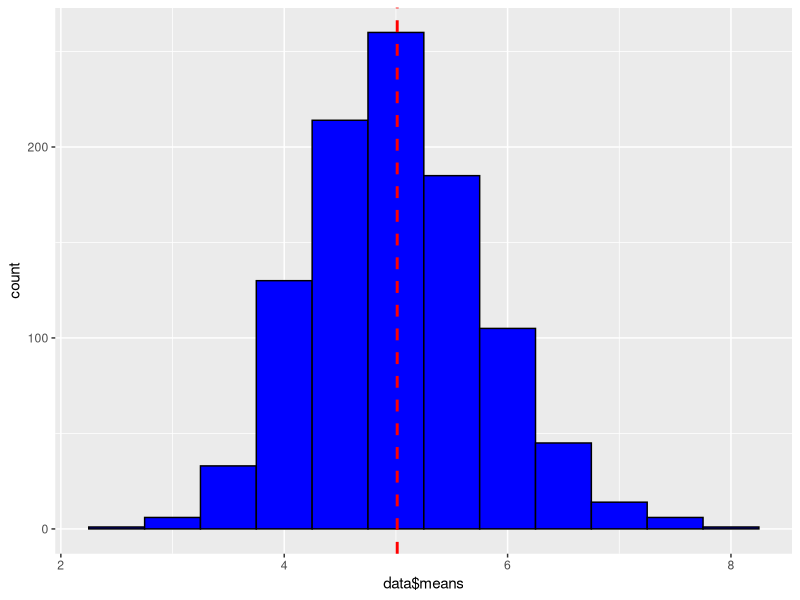
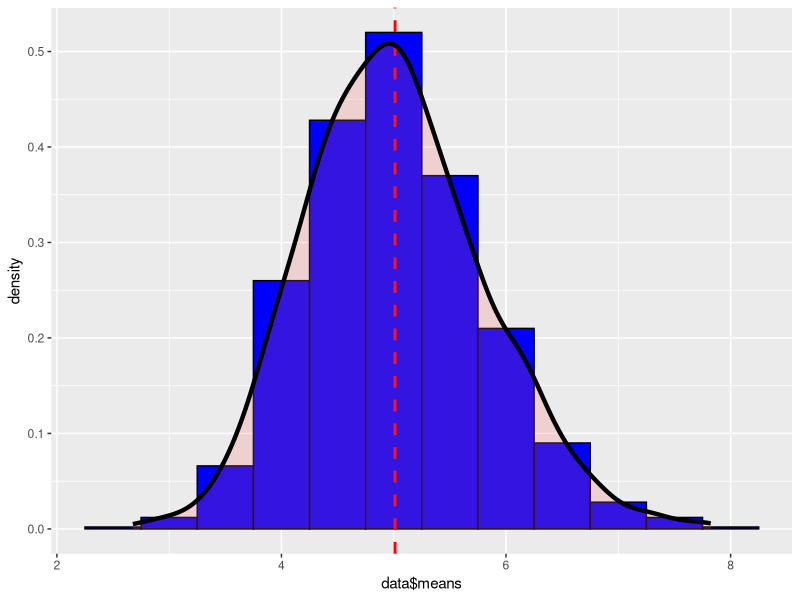
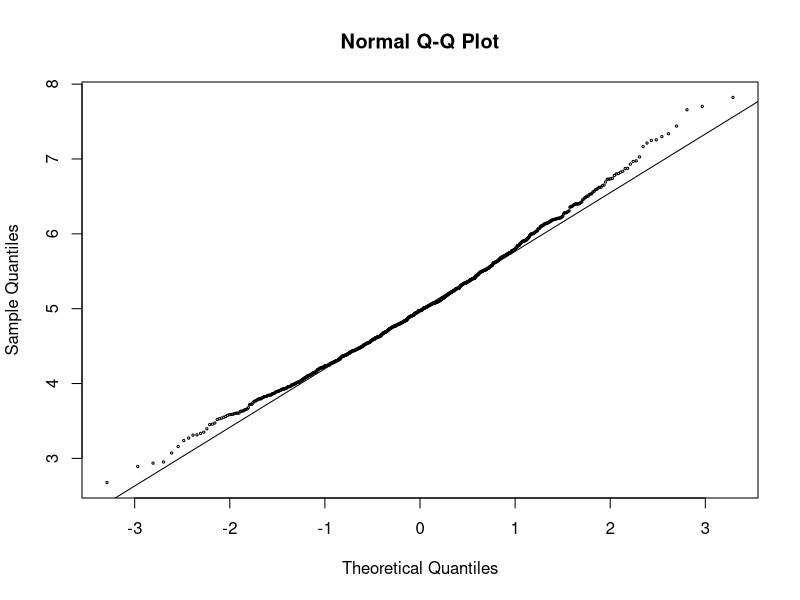
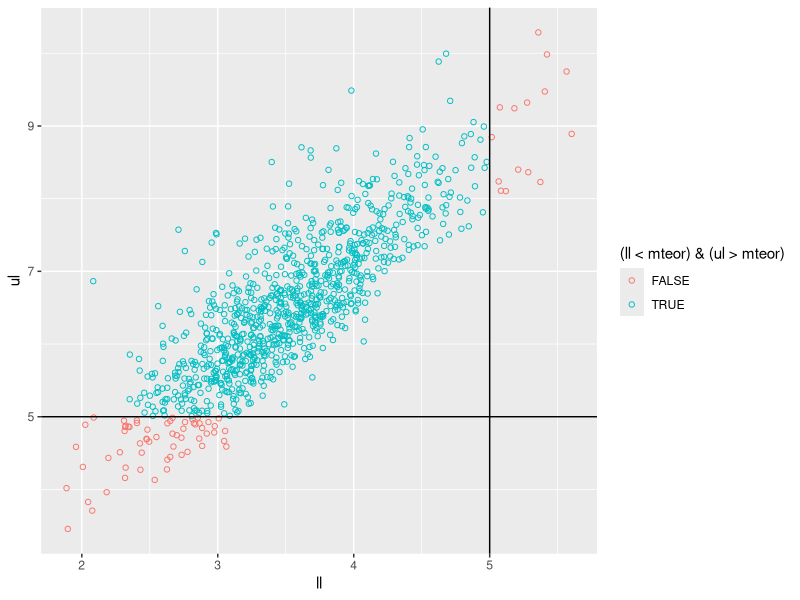

Write the R code that produced these figures, in order.
## ---- chunk 1
# Data frame of averages from 1000 simulations
nosim <- 1000
lambda <- 0.2
nsamp <- 40
means <- c()
sds <- c()
set.seed(177)

for (n in 1:nosim) {
    sample <- rexp(nsamp, lambda)
    means <- c(means, mean(sample))
    sds <- c(sds, sd(sample))
}
data <- data.frame(1:nosim, means, sds)
names(data) <- c("nsim", "means", "sds")

# Histogram of the distribution with its mean
library(ggplot2)

mdistr <- mean(data$means)

g <- ggplot(data, aes(x=data$means)) + geom_histogram(binwidth=.5, color="black", fill="blue") +
    geom_vline(aes(xintercept=mean(data$means)), color="red", linetype="dashed", size=1)
g
## ---- chunk 2
mteor <- lambda ^ (-1)
## ---- chunk 3
# Variance of the sample distribution
vardistr <- var(data$means)
# and theoretical variance
varteor <- (lambda ^ (-2)) / nsamp
## ---- chunk 4
g2 <- ggplot(data, aes(x=data$means)) + geom_histogram(aes(y=..density..), binwidth=.5,
                                                       color="black", fill="blue") +
    geom_vline(aes(xintercept=mean(data$means)), color="red", linetype="dashed", size=1) +
    geom_density(alpha=.2, fill="#FF6666", size=1.5)
g2

qqnorm(data$means, cex=0.3)
qqline(data$means)
## ---- chunk 5
# Calculating confidence interval for each simulation
ul <- c()
ll <- c()
for (n in data$nsim) {
    m <- data[n, "means"]
    s <- data[n, "sds"]
    ul <- c(ul, m + 1.96 * s / sqrt(nsamp))
    ll <- c(ll, m - 1.96 * s / sqrt(nsamp))
}

coverage <- round(sum((ll < mteor) & (ul > mteor)) / nosim, 2) * 100

# Plot
g3 <- ggplot(data.frame(ul, ll), aes(x=ll, y=ul, color=(ll < mteor) & (ul > mteor))) + geom_point(shape=1)
g3 <- g3 + geom_hline(aes(yintercept=mteor)) + geom_vline(aes(xintercept=mteor))
g3
